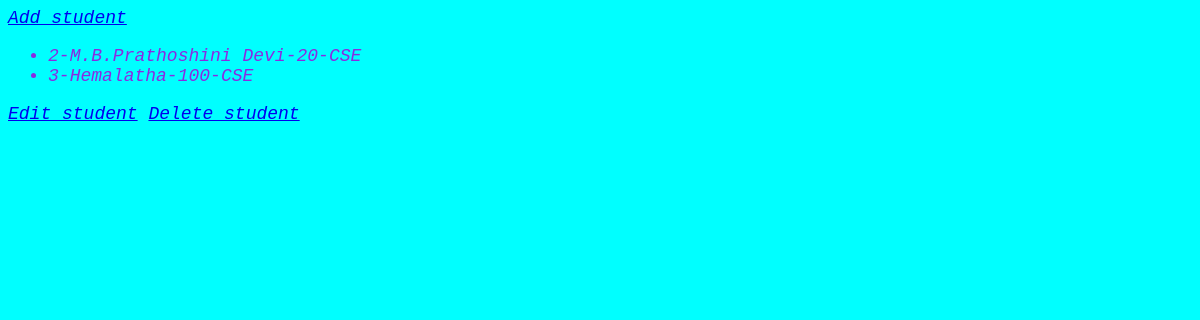
Before: / with the older database file.
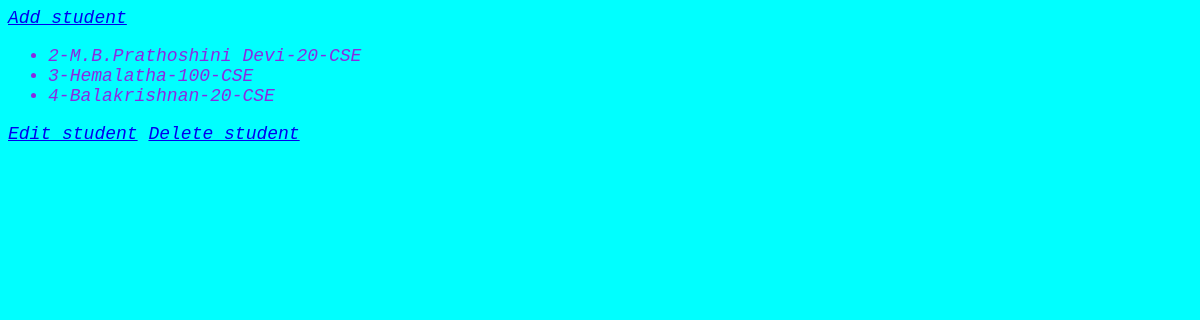
After: the same page with the newer database file.
### tables this page shows
CREATE TABLE Students(
        id integer primary key autoincrement,
        name text not null,
        age integer not null,
        department text not null
    );

### app.py (the view)
@app.route('/')
def home():
    conn=sqlite3.connect(DATABASE)
    cursor=conn.cursor()
    cursor.execute('''select * from  Students''')
    students=cursor.fetchall()
    conn.close()
    return render_template('index.html',students=students)

### templates/index.html (shortened to what this page needs)
<html>
    <head>
        <link rel="stylesheet" href="/static/styles.css">
    </head>
    <body>
        <a href="{{url_for('create_student')}}">Add student</a>
        <ul>
            {%if students%}
                {%for student in students%}
                    <li>{{student[0]}}-{{student[1]}}-{{student[2]}}-{{student[3]}}</li>
                {%endfor%}
            {%else%}
                <p>No students available</p>
            {%endif%}
        </ul>
        <a href="{{url_for('edit_student')}}">Edit student</a>
        <a href="{{url_for('delete_student')}}">Delete student</a>
    </body>
</html>

### static/styles.css (style rules this page uses)
body { font-family: 'Courier New', Courier, monospace; font-size: large; background-color: aqua; font-style: italic; color: blueviolet; }
li { font-family: 'Courier New', Courier, monospace; font-size: large; background-color: aqua; font-style: italic; color: blueviolet; }

Changed rows visible on the page:
added Students: id "4", name "Balakrishnan", age "20", department "CSE"
